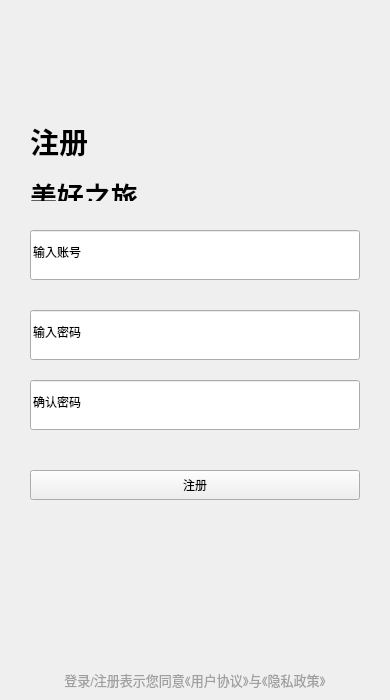
<?xml version="1.0" encoding="UTF-8"?>
<ui version="4.0">
 <class>regis</class>
 <widget class="QWidget" name="regis">
  <property name="enabled">
   <bool>true</bool>
  </property>
  <property name="geometry">
   <rect>
    <x>0</x>
    <y>0</y>
    <width>390</width>
    <height>700</height>
   </rect>
  </property>
  <property name="minimumSize">
   <size>
    <width>390</width>
    <height>700</height>
   </size>
  </property>
  <property name="maximumSize">
   <size>
    <width>390</width>
    <height>700</height>
   </size>
  </property>
  <property name="windowTitle">
   <string>Form</string>
  </property>
  <widget class="QPushButton" name="btn_register">
   <property name="geometry">
    <rect>
     <x>30</x>
     <y>470</y>
     <width>330</width>
     <height>30</height>
    </rect>
   </property>
   <property name="minimumSize">
    <size>
     <width>330</width>
     <height>30</height>
    </size>
   </property>
   <property name="maximumSize">
    <size>
     <width>330</width>
     <height>30</height>
    </size>
   </property>
   <property name="text">
    <string>注册</string>
   </property>
  </widget>
  <widget class="QLineEdit" name="account">
   <property name="enabled">
    <bool>true</bool>
   </property>
   <property name="geometry">
    <rect>
     <x>30</x>
     <y>230</y>
     <width>330</width>
     <height>50</height>
    </rect>
   </property>
   <property name="minimumSize">
    <size>
     <width>330</width>
     <height>50</height>
    </size>
   </property>
   <property name="maximumSize">
    <size>
     <width>330</width>
     <height>50</height>
    </size>
   </property>
   <property name="text">
    <string>输入账号</string>
   </property>
  </widget>
  <widget class="QLineEdit" name="password_c">
   <property name="enabled">
    <bool>true</bool>
   </property>
   <property name="geometry">
    <rect>
     <x>30</x>
     <y>380</y>
     <width>330</width>
     <height>50</height>
    </rect>
   </property>
   <property name="minimumSize">
    <size>
     <width>330</width>
     <height>50</height>
    </size>
   </property>
   <property name="maximumSize">
    <size>
     <width>330</width>
     <height>50</height>
    </size>
   </property>
   <property name="text">
    <string>确认密码</string>
   </property>
  </widget>
  <widget class="QLabel" name="label_prot">
   <property name="geometry">
    <rect>
     <x>40</x>
     <y>670</y>
     <width>310</width>
     <height>20</height>
    </rect>
   </property>
   <property name="sizePolicy">
    <sizepolicy hsizetype="Preferred" vsizetype="Preferred">
     <horstretch>0</horstretch>
     <verstretch>0</verstretch>
    </sizepolicy>
   </property>
   <property name="minimumSize">
    <size>
     <width>310</width>
     <height>20</height>
    </size>
   </property>
   <property name="maximumSize">
    <size>
     <width>310</width>
     <height>20</height>
    </size>
   </property>
   <property name="cursor">
    <cursorShape>ArrowCursor</cursorShape>
   </property>
   <property name="text">
    <string>&lt;html&gt;&lt;head/&gt;&lt;body&gt;&lt;p&gt;&lt;span style=&quot; font-size:10pt; color:#9f9f9f;&quot;&gt;登录/注册表示您同意《用户协议》与《隐私政策》&lt;/span&gt;&lt;/p&gt;&lt;/body&gt;&lt;/html&gt;</string>
   </property>
   <property name="alignment">
    <set>Qt::AlignCenter</set>
   </property>
  </widget>
  <widget class="QLabel" name="p_login">
   <property name="enabled">
    <bool>true</bool>
   </property>
   <property name="geometry">
    <rect>
     <x>30</x>
     <y>120</y>
     <width>111</width>
     <height>81</height>
    </rect>
   </property>
   <property name="minimumSize">
    <size>
     <width>111</width>
     <height>81</height>
    </size>
   </property>
   <property name="maximumSize">
    <size>
     <width>111</width>
     <height>81</height>
    </size>
   </property>
   <property name="text">
    <string>&lt;html&gt;&lt;head/&gt;&lt;body&gt;&lt;p&gt;&lt;span style=&quot; font-size:22pt; font-weight:700;&quot;&gt;注册&lt;/span&gt;&lt;/p&gt;&lt;p&gt;&lt;span style=&quot; font-size:20pt; font-weight:700;&quot;&gt;美好之旅&lt;/span&gt;&lt;/p&gt;&lt;/body&gt;&lt;/html&gt;</string>
   </property>
  </widget>
  <widget class="QLineEdit" name="password">
   <property name="enabled">
    <bool>true</bool>
   </property>
   <property name="geometry">
    <rect>
     <x>30</x>
     <y>310</y>
     <width>330</width>
     <height>50</height>
    </rect>
   </property>
   <property name="minimumSize">
    <size>
     <width>330</width>
     <height>50</height>
    </size>
   </property>
   <property name="maximumSize">
    <size>
     <width>330</width>
     <height>50</height>
    </size>
   </property>
   <property name="text">
    <string>输入密码</string>
   </property>
  </widget>
 </widget>
 <resources/>
 <connections/>
</ui>
